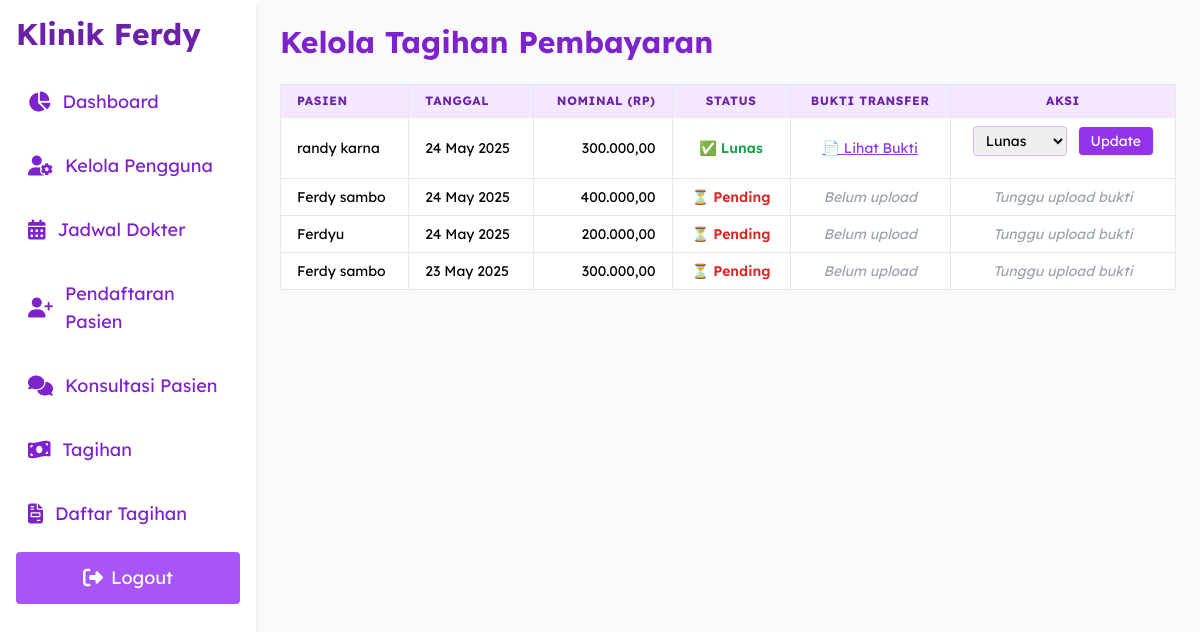
The page /admin/tagihan_kelola.php (signed in) on the database its author committed.
### tables this page shows
CREATE TABLE `tagihan_pembayaran` (
  `id` int(11) NOT NULL,
  `pasien_id` int(11) NOT NULL,
  `nominal` decimal(15,2) NOT NULL,
  `status` enum('pending','lunas') DEFAULT 'pending',
  `bukti_transfer` varchar(255) DEFAULT NULL,
  `created_at` datetime DEFAULT current_timestamp(),
  `updated_at` datetime DEFAULT current_timestamp() ON UPDATE current_timestamp()
);

CREATE TABLE `users` (
  `id` int(11) NOT NULL,
  `username` varchar(100) NOT NULL,
  `email` varchar(100) NOT NULL,
  `password` varchar(255) NOT NULL,
  `role` enum('admin','dokter','resepsionis','pasien') NOT NULL,
  `created_at` timestamp NOT NULL DEFAULT current_timestamp()
);

### admin/tagihan_kelola.php (the view, shortened to what this page needs)
<?php
include_once '../config/koneksi.php';
$query = mysqli_query($conn, "SELECT tp.*, u.username AS pasien_nama FROM tagihan_pembayaran tp JOIN users u ON tp.pasien_id = u.id ORDER BY tp.created_at DESC");
?>
<body class="bg-white flex min-h-screen font-modify">
    <?php include '../components/sidebar.php'; ?>
    <main class="flex-1 ml-64 p-6 bg-gray-50 rounded-l-lg shadow-md min-h-screen font-modify">
        <h1 class="text-3xl font-bold mb-6 text-purple-700">Kelola Tagihan Pembayaran</h1>
        <?php if (mysqli_num_rows($query) === 0): ?>
        <p class="text-gray-600">Belum ada tagihan pembayaran.</p>
        <?php else: ?>
        <div class="overflow-x-auto">
            <table class="min-w-full border border-gray-300 rounded shadow-md text-sm">
                <thead class="bg-purple-100 text-purple-800 uppercase text-xs tracking-wider">
                    <tr>
                        <th class="border px-4 py-2 text-left">Pasien</th>
                        <th class="border px-4 py-2 text-left">Tanggal</th>
                        <th class="border px-4 py-2 text-right">Nominal (Rp)</th>
                        <th class="border px-4 py-2 text-center">Status</th>
                        <th class="border px-4 py-2 text-center">Bukti Transfer</th>
                        <th class="border px-4 py-2 text-center">Aksi</th>
                    </tr>
                </thead>
                <tbody class="bg-white">
                    <?php while ($row = mysqli_fetch_assoc($query)): ?>
                    <tr class="hover:bg-purple-50 transition">
                        <td class="border px-4 py-2"><?= htmlspecialchars($row['pasien_nama']) ?></td>
                        <td class="border px-4 py-2"><?= date('d M Y', strtotime($row['created_at'])) ?></td>
                        <td class="border px-4 py-2 text-right"><?= number_format($row['nominal'], 2, ',', '.') ?></td>
                        <td class="border px-4 py-2 text-center">
                            <?php if ($row['status'] === 'lunas'): ?>
                            <span class="inline-flex items-center text-green-600 font-semibold">
                                ✅ <span class="ml-1">Lunas</span>
                            </span>
                            <?php else: ?>
                            <span class="inline-flex items-center text-red-600 font-semibold">
                                ⏳ <span class="ml-1">Pending</span>
                            </span>
                            <?php endif; ?>
                        </td>
                        <td class="border px-4 py-2 text-center">
                            <?php if ($row['bukti_transfer']): ?>
                            <a href="../uploads/bukti_transfer/<?= htmlspecialchars($row['bukti_transfer']) ?>"
                                target="_blank" class="text-purple-600 underline hover:text-purple-800">
                                📄 Lihat Bukti
                            </a>
                            <?php else: ?>
                            <span class="text-gray-400 italic">Belum upload</span>
                            <?php endif; ?>
                        </td>
                        <td class="border px-4 py-2 text-center">
                            <?php if ($row['bukti_transfer']): ?>
                            <form method="POST" class="inline-block">
                                <select name="status"
                                    class="border border-purple-300 rounded px-2 py-1 text-sm focus:ring-purple-500"
                                    required>
                                    <option value="lunas" <?= $row['status'] === 'lunas' ? 'selected' : '' ?>>Lunas
                                    </option>
                                </select>
                                <button type="submit" name="update_status"
                                    class="ml-2 bg-purple-600 text-white px-3 py-1 rounded hover:bg-purple-700 transition text-sm shadow">
                                    Update
                                </button>
                            </form>
                            <?php else: ?>
                            <span class="text-gray-400 italic">Tunggu upload bukti</span>
                            <?php endif; ?>
                        </td>
                    </tr>
                    <?php endwhile; ?>
                </tbody>
            </table>
        </div>
        <?php endif; ?>
    </main>

### components/sidebar.php (style rules this page uses)
.font-modify { font-family: "Lexend Deca", sans-serif; }

### admin/tagihan_kelola.php (style rules this page uses)
body { display: flex; min-height: 100vh; background-color: #f3f4f6; }

### rows shown on the page
tagihan_pembayaran: pasien.username "randy karna", created_at "24 May 2025", nominal "300.000,00", shows "Lunas", status "Lunas"
tagihan_pembayaran: pasien.username "Ferdy sambo", created_at "24 May 2025", nominal "400.000,00", status "Pending", shows "Belum upload", shows "Tunggu upload bukti"
tagihan_pembayaran: pasien.username "Ferdyu", created_at "24 May 2025", nominal "200.000,00", status "Pending", shows "Belum upload", shows "Tunggu upload bukti"
tagihan_pembayaran: pasien.username "Ferdy sambo", created_at "23 May 2025", nominal "300.000,00", status "Pending", shows "Belum upload", shows "Tunggu upload bukti"
